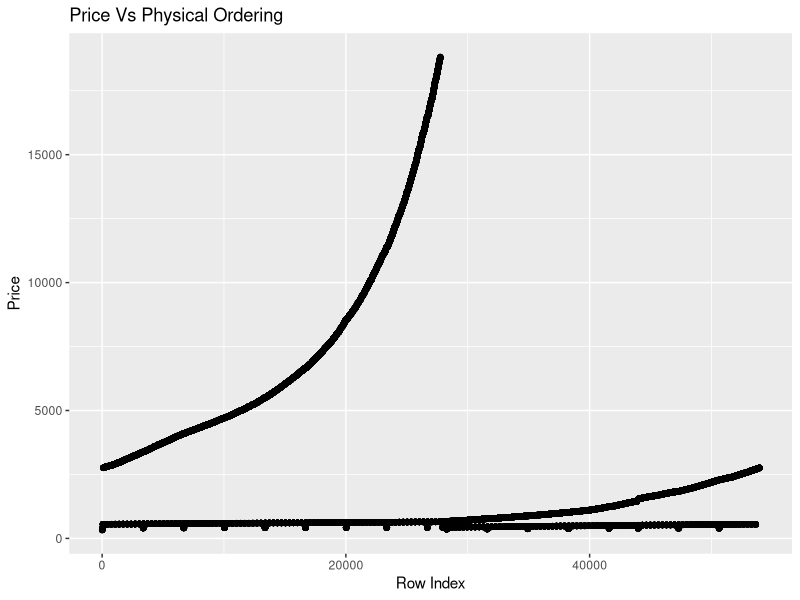
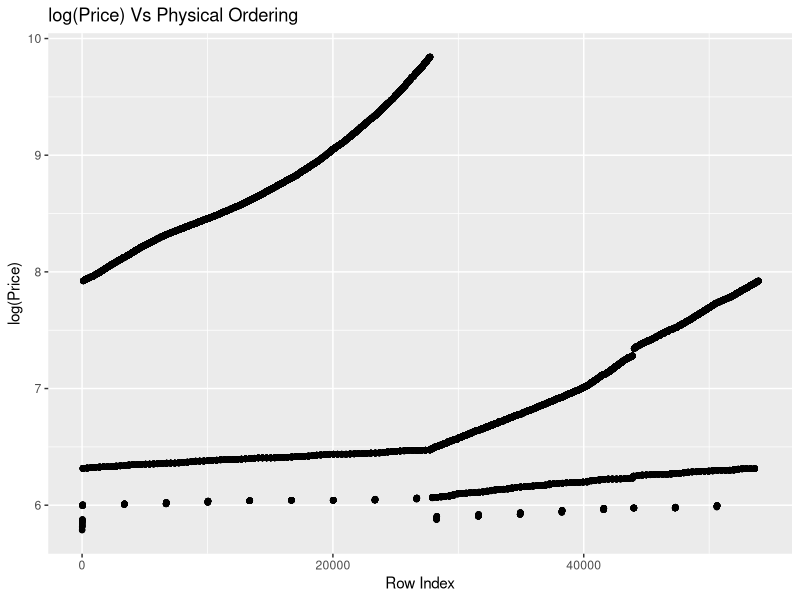
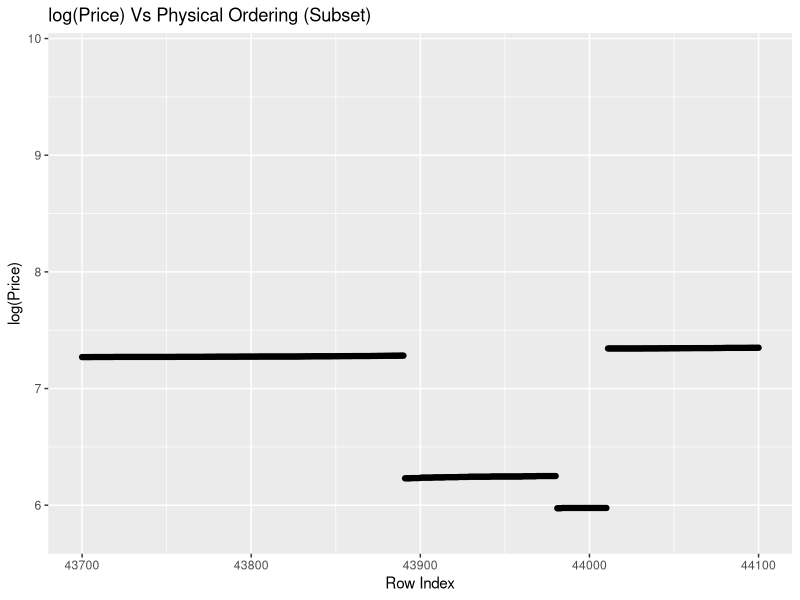
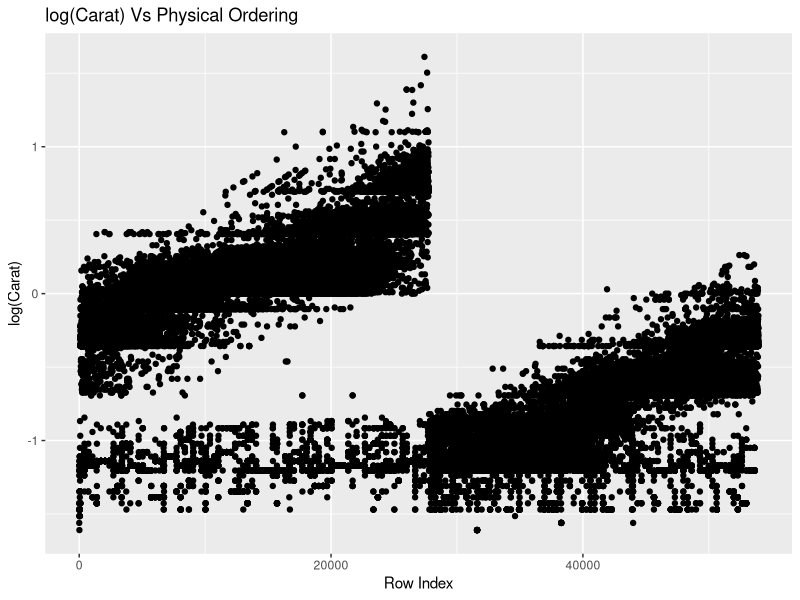
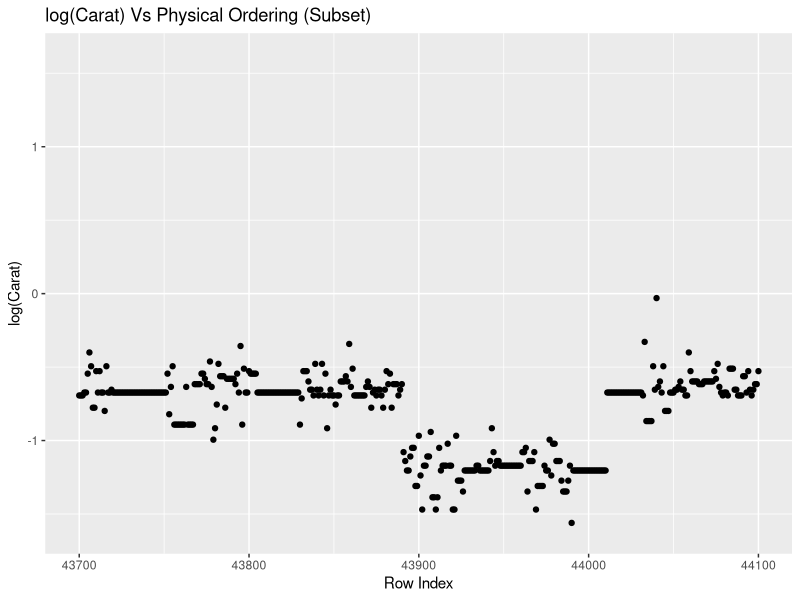
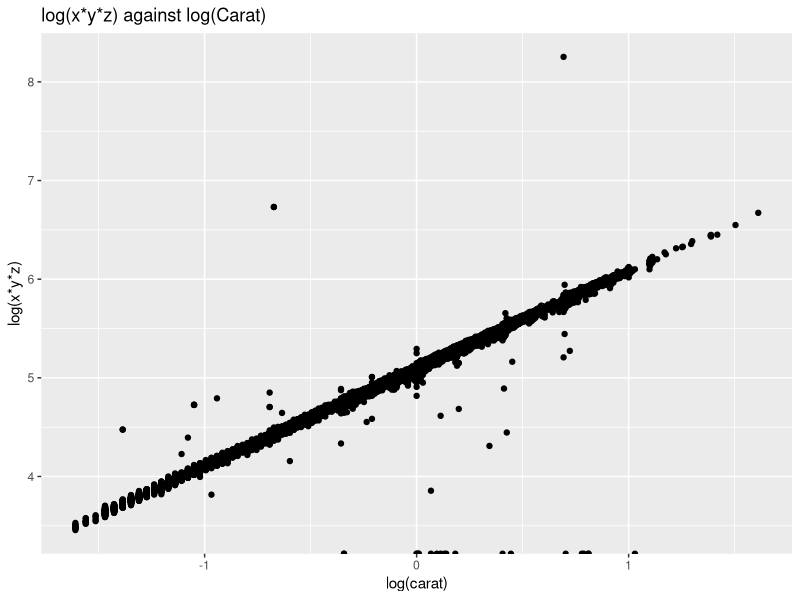
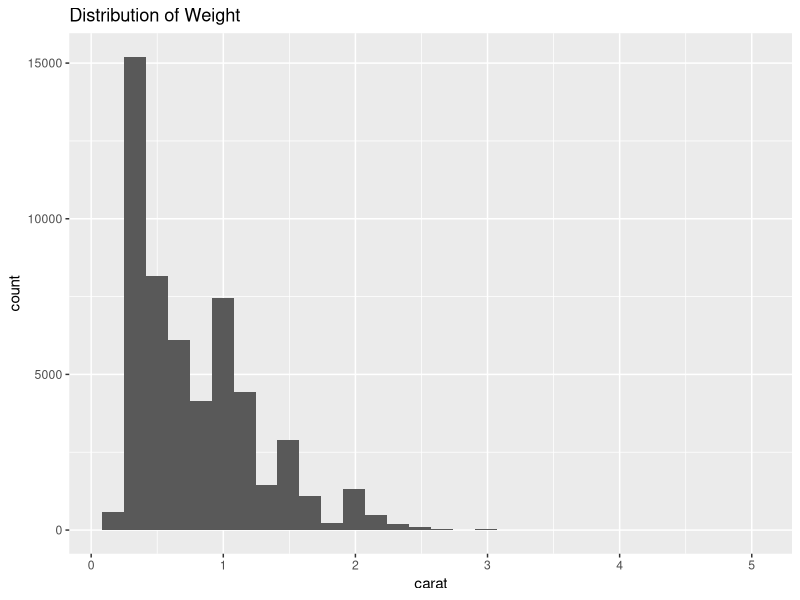
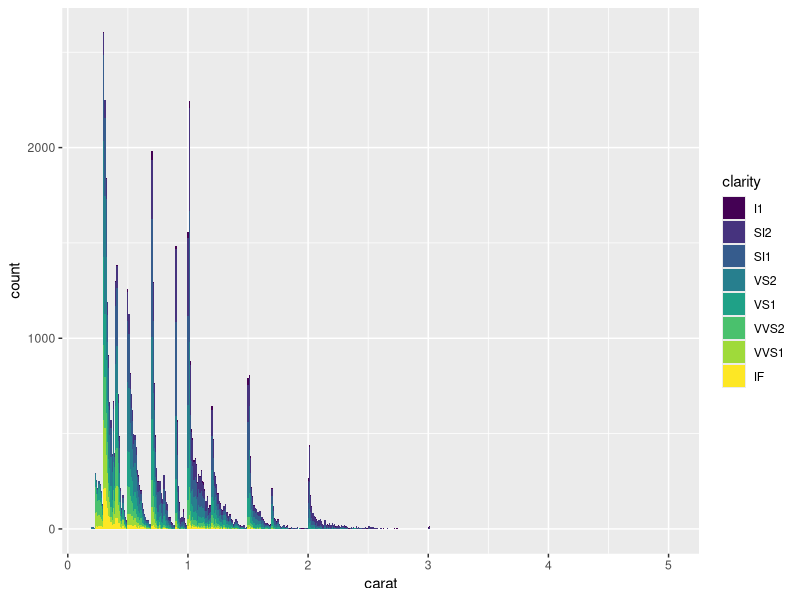

Reproduce these figures in R, in order.
library(ggplot2)
library(tidyverse)

# 1 ----------------------------------------------------------------------------
str(diamonds)
head(diamonds)

# 2 ----------------------------------------------------------------------------

# 2.1 Plot price and weight against the physical ordering of the data
# Price
diamonds %>% 
  ggplot(aes(x=1:nrow(diamonds), y=price)) + 
  geom_point() +
  ggtitle("Price Vs Physical Ordering") + 
  xlab("Row Index") + 
  ylab("Price")
# The graph gets a little clearer if we make y a log scale.
diamonds %>% 
  ggplot(aes(x=1:nrow(diamonds), y=log(price))) + 
  geom_point()+
  ggtitle("log(Price) Vs Physical Ordering") + 
  xlab("Row Index") + 
  ylab("log(Price)")
# Which prices are missing?
diamonds %>% 
  ggplot(aes(x=1:nrow(diamonds), y=log(price))) + 
  geom_point() +
  scale_x_continuous(limits=c(43700,44100)) +
  ggtitle("log(Price) Vs Physical Ordering (Subset)") + 
  xlab("Row Index") + 
  ylab("log(Price)")
# Weight
diamonds %>% 
  ggplot(aes(x=1:nrow(diamonds), y=log(carat)))+
  geom_point()+
  ggtitle("log(Carat) Vs Physical Ordering") + 
  xlab("Row Index")+
  ylab("log(Carat)")
# Subset
diamonds %>% 
  ggplot(aes(x=1:nrow(diamonds),y=log(carat))) +
  geom_point() +
  scale_x_continuous(limits=c(43700,44100)) +
  ggtitle("log(Carat) Vs Physical Ordering (Subset)") + 
  xlab("Row Index") + 
  ylab("log(Carat)")

# 2.2 Checking consistency of x, y, and z measurements with weight (carat)
diamonds %>% 
  ggplot(aes(x=log(carat), y=log(x*y*z))) + 
  geom_point() +
  ggtitle("log(x*y*z) against log(Carat)") + 
  xlab("log(carat)") + 
  ylab("log(x*y*z)")
# What data-entry error has happened?
vol <- diamonds$x * diamonds$y * diamonds$z
outlier_index <- which.max(vol)
# Outlier data
diamonds[outlier_index, ]

# 2.3 Studying the distributions of the variables
diamonds %>%
  ggplot(aes(x=carat)) + 
  geom_histogram() +
  ggtitle("Distribution of Weight")

diamonds %>%
  ggplot(aes(x=carat, fill=clarity)) + 
  geom_histogram(center=0.01,binwidth=0.01)

caratbreaks <- seq(0.2,5.2,by=0.1)
diamonds %>%
  ggplot(aes(x=carat, fill=clarity)) + 
  geom_histogram(center=0.01,binwidth=0.01) +
  scale_x_continuous(breaks=caratbreaks) + 
  ggtitle("Distribution of carats from 0.2 to 1.5") + 
  xlim(0.2, 1.5)

# 2.4 Checking the distribution of prices
diamonds %>%
  ggplot(aes(x=price, fill=clarity)) + 
  geom_histogram(bins=300) +
  ggtitle("Distribution of Price with bins = 300") +
  scale_x_continuous(minor_breaks=seq(500,15000, by=100), limits=c(1000,2000))
  
# 3 ----------------------------------------------------------------------------

diamonds %>%
  ggplot(aes(x=carat, y=price)) + 
  geom_point() +
  ggtitle("Price versus Weight in Carats")

# 3.1 According to Messing’s theory, price is proportional to exp (C x weight1/3).
#     Is this plausible?
diamonds %>%
  ggplot(aes(x=carat^(1/3), y=price)) + 
  geom_point() +
  ggtitle("Price versus Weight^(1/3)")

# log scale
diamonds %>%
  ggplot(aes(x=carat^(1/3), y=log(price))) + 
  geom_point() +
  ggtitle("log(Price) versus Weight^(1/3)")

# 3.2 Might a power law fit the data better?

diamonds %>%
  ggplot(aes(x=log(carat), y=log(price))) + 
  geom_point() +
  ggtitle("log(Price) versus log(Carat)")


# 4 ----------------------------------------------------------------------------

diamonds %>%
  ggplot(aes(x=color, fill=color)) + 
  geom_bar() +
  ggtitle("Distribution of Color")

diamonds %>%
  ggplot(aes(x=clarity, fill=clarity)) + 
  geom_bar() +
  ggtitle("Distribution of Clarity")

diamonds %>%
  ggplot(aes(x=cut, fill=cut)) + 
  geom_bar() +
  ggtitle("Distribution of Cut")
  

# 5 ----------------------------------------------------------------------------

# 5.1
# Price Vs Clarity
diamonds %>%
  ggplot(aes(x=clarity, y=price)) +
  geom_boxplot() +
  stat_boxplot(geom ="errorbar", width = 0.5) + 
  ggtitle("Price versus Clarity with Whiskers")

diamonds %>%
  ggplot(aes(x=clarity, y=price)) +
  geom_violin() +
  ggtitle("Price versus Clarity (Violin)")

# Price Vs Color
diamonds %>%
  ggplot(aes(x=color, y=price)) +
  geom_boxplot() +
  stat_boxplot(geom ="errorbar", width = 0.5) + 
  ggtitle("Price versus Color with Whiskers")

diamonds %>%
  ggplot(aes(x=color, y=price)) +
  geom_violin() +
  ggtitle("Price versus Color (Violin)")

# Price Vs Color
diamonds %>%
  ggplot(aes(x=cut, y=price)) +
  geom_boxplot() +
  stat_boxplot(geom ="errorbar", width = 0.5) + 
  ggtitle("Price versus Cut with Whiskers")

diamonds %>%
  ggplot(aes(x=cut, y=price)) +
  geom_violin() +
  ggtitle("Price versus Cut (Violin)")

# 5.2 Does the distribution of clarity, color and cut change with carat-weight?

caratfactor <- cut(diamonds$carat, quantile(diamonds$carat), include.lowest=TRUE)
str(caratfactor)

diamonds$caratfactor <- caratfactor
str(diamonds)

diamonds %>%
  ggplot(aes(x=caratfactor, fill=clarity)) + 
  geom_bar(position="fill") + 
  ggtitle("Clarity versus Caratfactor")

diamonds %>%
  ggplot(aes(x=clarity, fill=caratfactor)) + 
  geom_bar(position="fill") + 
  ggtitle("Caratfactor versus Clarity")

# 5.3 The effect of clarity, color, and cut on price: second attempt

halfcaratdiamonds <- subset(diamonds,carat > 0.49 & carat < 0.55 )
onecaratdiamonds <- subset(diamonds, carat > 0.99 & carat < 1.2 )
str(onecaratdiamonds)

halfcaratdiamonds %>%
  ggplot(aes(x=clarity,y=price)) + 
  geom_boxplot() + 
  ggtitle("Price distribution for Clarity")

halfcaratdiamonds %>%
  ggplot(aes(x=color,y=price)) + 
  geom_boxplot() + 
  ggtitle("Price distribution for Colour")
  
halfcaratdiamonds %>%
  ggplot(aes(x=cut,y=price)) + 
  geom_boxplot() + 
  ggtitle("Price distribution for Cut")


# 6 ----------------------------------------------------------------------------

diamonds %>%
  ggplot(aes(x=log(price), y=log(x*y*z), color= clarity)) +
  geom_point() +
  ggtitle("log(x*y*z) Vs log(Price)")

